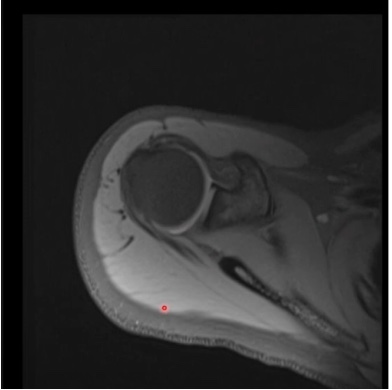
#> input picture Images/axialA.JPG, 392 x 390 px
$ python process_shoulder_mri.py
#> lines starting #> are read from the running program, lines starting #| are printed output that depends on the picture; after the words box and inside, x2 and y2 are one past the last pixel; in counts of white or black regions, pixels touching at a corner belong together
import os
import numpy as np
import matplotlib.pyplot as plt
from skimage import io, filters, morphology, measure, exposure, feature, segmentation, color
from scipy import ndimage
import pyvista as pv

def process_mri_slices(image_paths, output_folder):
    """
    Process MRI slices to create a 3D model of a shoulder from three planes with improved segmentation.

    Args:
        image_paths: Dictionary with keys 'axial', 'sagittal', 'coronal' and paths as values
        output_folder: Where to save the results
    """
#> called with output_folder = 'results'
    # Create output directories
    os.makedirs(output_folder, exist_ok=True)
    os.makedirs(os.path.join(output_folder, 'segmented'), exist_ok=True)
    os.makedirs(os.path.join(output_folder, 'models'), exist_ok=True)

    # Dictionary to store segmentation results
    segmentations = {}

    # Process each plane
    for plane, img_path in image_paths.items():
        print(f"Processing {plane} plane image: {img_path}")

        # Load image
        if not os.path.exists(img_path):
            print(f"Error: Image file not found: {img_path}")
            continue

        img = io.imread(img_path, as_gray=True)

        # Normalize image to 0-1 range
        img_norm = img.copy()
        if img_norm.max() > 0:
            img_norm = img_norm / img_norm.max()

        # IMPROVED PREPROCESSING
        # Apply CLAHE for better contrast enhancement
        img_eq = exposure.equalize_adapthist(img_norm, clip_limit=0.02)
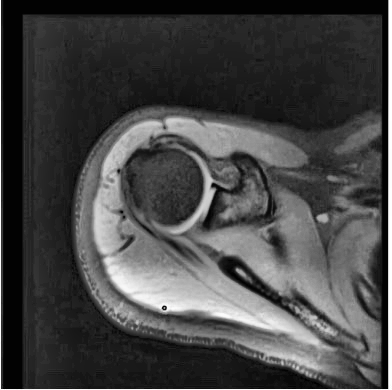
#> img_eq: shape (390, 392) float64; min 0, max 1, mean 0.271

        # Apply bilateral filter to reduce noise while preserving edges
        img_filtered = filters.gaussian(img_eq, sigma=0.5)

        # IMPROVED SEGMENTATION APPROACH
        # Use multi-Otsu thresholding to find optimal thresholds for separating tissues
        thresholds = filters.threshold_multiotsu(img_filtered, classes=4)
#> thresholds = [0.183, 0.378, 0.632]

        # Create masks for each tissue type
        background_mask = img_filtered <= thresholds[0]
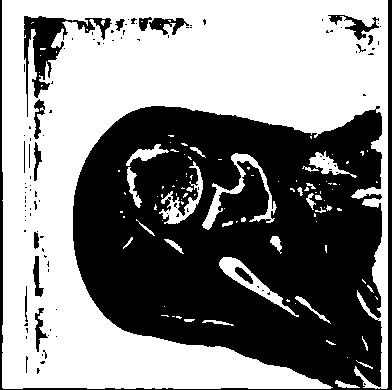
#> background_mask: shape (390, 392) bool; 53% white; 106 black regions (87 under 20 px), largest, box (x1, y1, x2, y2) and area: (0, 0, 392, 390) 67216, (24, 16, 112, 117) 2153, (328, 15, 379, 40) 399
        bone_mask = (img_filtered > thresholds[0]) & (img_filtered <= thresholds[1])
        soft_tissue_mask = (img_filtered > thresholds[1]) & (img_filtered <= thresholds[2])
        muscle_mask = img_filtered > thresholds[2]

        # IMPROVED MORPHOLOGICAL OPERATIONS
        # Clean up masks with more targeted morphological operations
        # Remove small objects
        bone_mask = morphology.remove_small_objects(bone_mask, min_size=100)
        soft_tissue_mask = morphology.remove_small_objects(soft_tissue_mask, min_size=150)
        muscle_mask = morphology.remove_small_objects(muscle_mask, min_size=80)

        # Close holes
        bone_mask = morphology.closing(bone_mask, morphology.disk(3))
        soft_tissue_mask = morphology.closing(soft_tissue_mask, morphology.disk(4))
        muscle_mask = morphology.closing(muscle_mask, morphology.disk(2))

        # Apply context-specific filtering based on anatomical knowledge
        # For example, ensure muscle areas are connected and coherent
        muscle_mask = morphology.area_opening(muscle_mask, area_threshold=50)

        # IMPROVED MASK SEPARATION
        # Ensure no overlap between masks with priority order: muscle > soft tissue > bone
        # This ensures clear boundaries between tissue types
        muscle_mask_final = muscle_mask
        soft_tissue_mask_final = soft_tissue_mask & ~muscle_mask_final
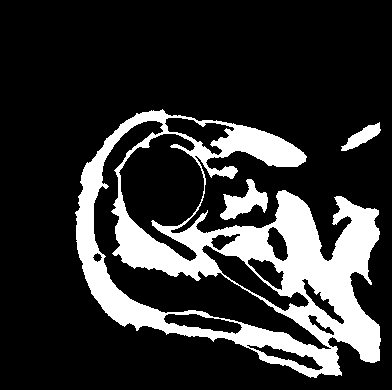
#> soft_tissue_mask_final: shape (390, 392) bool; 19.5% white; 3 white regions, box (x1, y1, x2, y2) and area: (75, 109, 381, 378) 28427, (220, 179, 268, 220) 897, (341, 122, 381, 151) 467
        bone_mask_final = bone_mask & ~soft_tissue_mask_final & ~muscle_mask_final

        # Post-processing: ensure anatomical continuity
        # For example, bones should be continuous structures
        bone_labeled = measure.label(bone_mask_final)
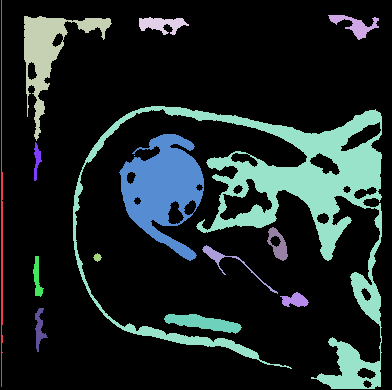
#> bone_labeled: shape (390, 392) int32; 16 distinct labels, from 0 to 15; one colour per label, 0 black
        bone_props = measure.regionprops(bone_labeled)
#> bone_props = 15 regions; largest, box (x1, y1, x2, y2) and area: (73, 106, 382, 389) 16305, (119, 134, 204, 261) 5785, (24, 16, 112, 141) 2893, (164, 314, 242, 334) 832, (1, 0, 3, 387) 548

        if len(bone_props) > 0:
            # Keep only the largest bone regions
            large_bone_labels = sorted([prop.label for prop in bone_props],
                                       key=lambda x: np.sum(bone_labeled == x),
                                       reverse=True)[:3]  # Keep top 3 largest regions
#> large_bone_labels = [5, 6, 3]

            bone_mask_final = np.isin(bone_labeled, large_bone_labels)

        # Similar process for muscle to ensure we keep only significant muscle regions
        muscle_labeled = measure.label(muscle_mask_final)
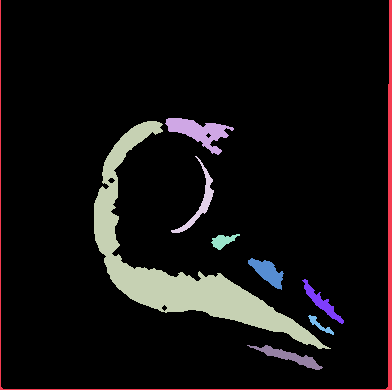
#> muscle_labeled: shape (390, 392) int32; 10 distinct labels, from 0 to 9; one colour per label, 0 black
        muscle_props = measure.regionprops(muscle_labeled)
#> muscle_props = 9 regions; largest, box (x1, y1, x2, y2) and area: (94, 121, 331, 349) 9197, (0, 0, 392, 390) 2259, (165, 118, 234, 155) 1074, (247, 345, 323, 370) 545, (248, 258, 284, 290) 541

        if len(muscle_props) > 0:
            large_muscle_labels = sorted([prop.label for prop in muscle_props],
                                        key=lambda x: np.sum(muscle_labeled == x),
                                        reverse=True)[:5]  # Keep top 5 largest regions
#> large_muscle_labels = [3, 1, 2, 9, 6]

            muscle_mask_final = np.isin(muscle_labeled, large_muscle_labels)

        # Save segmentation results
        segmentations[plane] = {
            'bone': bone_mask_final,
            'soft_tissue': soft_tissue_mask_final,
            'muscle': muscle_mask_final
        }

        # Create visualization of segmentation
        # Combined visualization with enhanced colors and opacity
        combined = np.zeros((img.shape[0], img.shape[1], 3), dtype=np.uint8)
        combined[bone_mask_final, 2] = 255  # Blue for bone
        combined[soft_tissue_mask_final, 1] = 255  # Green for soft tissue
        combined[muscle_mask_final, 0] = 255  # Red for muscle

        # Save combined visualization
        combined_output = os.path.join(output_folder, 'segmented', f"{plane}_segmentation.png")
        io.imsave(combined_output, combined)
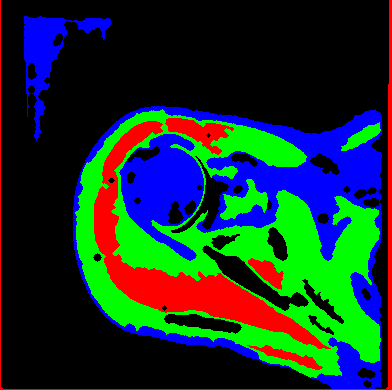
#> saved as axial_segmentation.png: shape (390, 392, 3); mean R, G, B 22.7, 49.7, 41.7

        # Create a blended visualization with original image and segmentation
        blended = color.label2rgb(
            bone_mask_final.astype(int) + soft_tissue_mask_final.astype(int)*2 + muscle_mask_final.astype(int)*3,
            img_norm,
            colors=[(0, 0, 0.8), (0, 0.8, 0), (0.8, 0, 0)],
            alpha=0.5,
            bg_label=0
        )
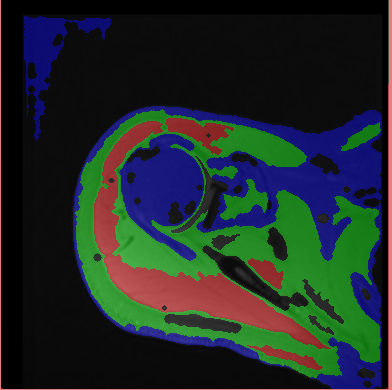
#> blended: shape (390, 392, 3) float64; mean R, G, B 0.128, 0.17, 0.157

        # Show original and segmentation results
        plt.figure(figsize=(20, 5))
        plt.subplot(151)
        plt.imshow(img, cmap='gray')
        plt.title(f'Original {plane}')

        plt.subplot(152)
        plt.imshow(img_filtered, cmap='gray')
        plt.title('Filtered Image')

        plt.subplot(153)
        plt.imshow(bone_mask_final, cmap='Blues')
        plt.title('Bone (Blue)')

        plt.subplot(154)
        plt.imshow(soft_tissue_mask_final, cmap='Greens')
        plt.title('Soft Tissue (Green)')

        plt.subplot(155)
        plt.imshow(muscle_mask_final, cmap='Reds')
        plt.title('Muscle (Red)')

        plt.tight_layout()
        plt.savefig(os.path.join(output_folder, 'segmented', f"{plane}_result.png"))

        # Additional visualization showing blended segmentation
        plt.figure(figsize=(15, 5))
        plt.subplot(131)
        plt.imshow(img, cmap='gray')
        plt.title(f'Original {plane}')

        plt.subplot(132)
        plt.imshow(combined)
        plt.title('Segmentation\nBlue: Bone, Green: Soft Tissue, Red: Muscle')

        plt.subplot(133)
        plt.imshow(blended)
        plt.title('Blended Segmentation')

        plt.tight_layout()
        plt.savefig(os.path.join(output_folder, 'segmented', f"{plane}_combined.png"))
        plt.close('all')

    # Create anatomically correct 3D shoulder model
    create_anatomical_shoulder_model(segmentations, output_folder)

    return segmentations

def create_anatomical_shoulder_model(segmentations, output_folder):
    """
    Create an anatomically correct 3D shoulder model from the three planes.

    Args:
        segmentations: Dictionary with segmentation results for each plane
        output_folder: Where to save the 3D models
    """
#> called with output_folder = 'results'
    # Check if we have all three planes
    required_planes = ['axial', 'sagittal', 'coronal']
    if not all(plane in segmentations for plane in required_planes):
        print("Error: Need all three planes for 3D reconstruction")
        return

    # Create volumes with anatomical shoulder dimensions
    # Using higher resolution for better detail
    volume_size = 196
    bone_volume = np.zeros((volume_size, volume_size, volume_size), dtype=bool)
    soft_volume = np.zeros((volume_size, volume_size, volume_size), dtype=bool)
    muscle_volume = np.zeros((volume_size, volume_size, volume_size), dtype=bool)

    # Improved anatomical parameters for shoulder structure
    # These parameters position the planes to form a proper shoulder shape
    scapula_position = int(volume_size * 0.5)  # Center of scapula
    humeral_head_center = (int(volume_size * 0.6), int(volume_size * 0.4), int(volume_size * 0.5))
    glenoid_center = (int(volume_size * 0.4), int(volume_size * 0.4), int(volume_size * 0.5))

    # IMPROVED ALIGNMENT
    # Properly align and place axial plane (top view of shoulder)
    axial_bone = segmentations['axial']['bone']
    axial_soft = segmentations['axial']['soft_tissue']
    axial_muscle = segmentations['axial']['muscle']

    # Resize to fit our volume
    axial_bone_resized = resize_binary_image(axial_bone, (volume_size, volume_size))
    axial_soft_resized = resize_binary_image(axial_soft, (volume_size, volume_size))
    axial_muscle_resized = resize_binary_image(axial_muscle, (volume_size, volume_size))

    # Position axial plane properly for shoulder anatomy with improved weighting
    for z in range(scapula_position-25, scapula_position+25):
        # Improved opacity profile for better transitions
        # Use a Gaussian weighting instead of linear
        dist = abs(z - scapula_position)
        opacity = np.exp(-(dist**2) / (2 * 10**2))  # Gaussian weighting

        # Add with Gaussian opacity away from center
        bone_volume[:, :, z] = bone_volume[:, :, z] | (axial_bone_resized & (np.random.random(axial_bone_resized.shape) < opacity))
        soft_volume[:, :, z] = soft_volume[:, :, z] | (axial_soft_resized & (np.random.random(axial_soft_resized.shape) < opacity))
        muscle_volume[:, :, z] = muscle_volume[:, :, z] | (axial_muscle_resized & (np.random.random(axial_muscle_resized.shape) < opacity))

    # Place sagittal plane (side view) with improved alignment
    sagittal_bone = segmentations['sagittal']['bone']
    sagittal_soft = segmentations['sagittal']['soft_tissue']
    sagittal_muscle = segmentations['sagittal']['muscle']

    # Resize to fit our volume
    sagittal_bone_resized = resize_binary_image(sagittal_bone, (volume_size, volume_size))
    sagittal_soft_resized = resize_binary_image(sagittal_soft, (volume_size, volume_size))
    sagittal_muscle_resized = resize_binary_image(sagittal_muscle, (volume_size, volume_size))

    # Position sagittal plane properly for shoulder anatomy with improved weighting
    for x in range(humeral_head_center[0]-25, humeral_head_center[0]+25):
        # Improved opacity profile
        dist = abs(x - humeral_head_center[0])
        opacity = np.exp(-(dist**2) / (2 * 10**2))  # Gaussian weighting

        # Add with improved opacity profile
        bone_volume[x, :, :] = bone_volume[x, :, :] | (np.rot90(sagittal_bone_resized) & (np.random.random(np.rot90(sagittal_bone_resized).shape) < opacity))
        soft_volume[x, :, :] = soft_volume[x, :, :] | (np.rot90(sagittal_soft_resized) & (np.random.random(np.rot90(sagittal_soft_resized).shape) < opacity))
        muscle_volume[x, :, :] = muscle_volume[x, :, :] | (np.rot90(sagittal_muscle_resized) & (np.random.random(np.rot90(sagittal_muscle_resized).shape) < opacity))

    # Place coronal plane (front view) with improved alignment
    coronal_bone = segmentations['coronal']['bone']
    coronal_soft = segmentations['coronal']['soft_tissue']
    coronal_muscle = segmentations['coronal']['muscle']

    # Resize to fit our volume
    coronal_bone_resized = resize_binary_image(coronal_bone, (volume_size, volume_size))
    coronal_soft_resized = resize_binary_image(coronal_soft, (volume_size, volume_size))
    coronal_muscle_resized = resize_binary_image(coronal_muscle, (volume_size, volume_size))

    # Position coronal plane properly for shoulder anatomy with improved weighting
    for y in range(glenoid_center[1]-25, glenoid_center[1]+25):
        # Improved opacity profile
        dist = abs(y - glenoid_center[1])
        opacity = np.exp(-(dist**2) / (2 * 10**2))  # Gaussian weighting

        # Add with improved opacity profile
        bone_volume[:, y, :] = bone_volume[:, y, :] | (np.rot90(coronal_bone_resized) & (np.random.random(np.rot90(coronal_bone_resized).shape) < opacity))
        soft_volume[:, y, :] = soft_volume[:, y, :] | (np.rot90(coronal_soft_resized) & (np.random.random(np.rot90(coronal_soft_resized).shape) < opacity))
        muscle_volume[:, y, :] = muscle_volume[:, y, :] | (np.rot90(coronal_muscle_resized) & (np.random.random(np.rot90(coronal_muscle_resized).shape) < opacity))

    # IMPROVED ANATOMICAL SHAPES
    # Add anatomical shoulder shapes with better definition
    # Add humeral head (ball shape) with improved anatomy
    radius = int(volume_size * 0.15)
    hh_center = humeral_head_center

    x, y, z = np.ogrid[:volume_size, :volume_size, :volume_size]
    dist_from_center = np.sqrt((x - hh_center[0])**2 + (y - hh_center[1])**2 + (z - hh_center[2])**2)

    # Create slightly elliptical humeral head (more anatomically correct)
    humeral_head = ((x - hh_center[0])**2 / (radius*1.1)**2 +
                   (y - hh_center[1])**2 / radius**2 +
                   (z - hh_center[2])**2 / radius**2) <= 1.0

    # Add glenoid fossa (socket shape) with improved shape
    radius_glenoid = int(volume_size * 0.12)
    glenoid_center_point = glenoid_center

    # Create slightly concave glenoid fossa (more anatomically correct)
    dist_from_glenoid = np.sqrt((x - glenoid_center_point[0])**2 +
                               (y - glenoid_center_point[1])**2 +
                               (z - glenoid_center_point[2])**2)

    glenoid_outer = dist_from_glenoid <= radius_glenoid
    glenoid_inner = dist_from_glenoid <= radius_glenoid - 5
    glenoid = glenoid_outer & ~glenoid_inner

    # Add anatomical elements to appropriate tissue volumes
    bone_volume = bone_volume | humeral_head | glenoid

    # IMPROVED SOFT TISSUE MODELING
    # Add rotator cuff (muscle tissue surrounding humeral head) with better definition
    rotator_cuff_outer = np.zeros_like(bone_volume)
    rotator_thickness = 15

    # Create anatomically correct rotator cuff that wraps around the humeral head
    # but doesn't completely enclose it (matches real anatomy)
    x, y, z = np.ogrid[:volume_size, :volume_size, :volume_size]

    # Create a partial spherical shell (upper part of humeral head)
    dist_from_center = np.sqrt((x - hh_center[0])**2 + (y - hh_center[1])**2 + (z - hh_center[2])**2)

    # Only cover upper part of humeral head with cuff (anatomically correct)
    upper_region = y < hh_center[1]  # Upper portion only
    rotator_cuff_outer = (dist_from_center <= radius + rotator_thickness) & (dist_from_center > radius) & upper_region

    # Add cuff to muscle volume
    muscle_volume = muscle_volume | rotator_cuff_outer

    # Add better defined soft tissue layer between bone and muscle
    soft_tissue_layer = np.zeros_like(soft_volume)
    layer_thickness = 5

    # Create a thin cartilage/soft tissue layer over bone surfaces
    dist_from_center = np.sqrt((x - hh_center[0])**2 + (y - hh_center[1])**2 + (z - hh_center[2])**2)
    soft_tissue_layer = (dist_from_center <= radius + layer_thickness) & (dist_from_center > radius)

    # Also add soft tissue around glenoid
    dist_from_glenoid = np.sqrt((x - glenoid_center_point[0])**2 +
                              (y - glenoid_center_point[1])**2 +
                              (z - glenoid_center_point[2])**2)

    glenoid_soft = (dist_from_glenoid <= radius_glenoid + layer_thickness) & (dist_from_glenoid > radius_glenoid)

    # Add layer to soft tissue volume
    soft_volume = soft_volume | soft_tissue_layer | glenoid_soft

    # IMPROVED VOLUME SMOOTHING & FINALIZATION
    # Apply more nuanced smoothing to preserve tissue boundaries
    # For bone: less smoothing to preserve structural details
    bone_volume_smooth = ndimage.gaussian_filter(bone_volume.astype(float), sigma=1.2)
    # For soft tissue: moderate smoothing
    soft_volume_smooth = ndimage.gaussian_filter(soft_volume.astype(float), sigma=1.8)
    # For muscle: more smoothing for realistic muscle appearance
    muscle_volume_smooth = ndimage.gaussian_filter(muscle_volume.astype(float), sigma=2.0)

    # Convert back to binary with appropriate thresholds
    bone_volume = bone_volume_smooth > 0.25  # Higher threshold to prevent over-smoothing
    soft_volume = soft_volume_smooth > 0.2
    muscle_volume = muscle_volume_smooth > 0.2

    # Ensure no overlap between volumes with priority
    muscle_volume_final = muscle_volume
    soft_volume_final = soft_volume & ~muscle_volume_final
    bone_volume_final = bone_volume & ~soft_volume_final & ~muscle_volume_final

    # Create meshes using marching cubes algorithm
    print("Creating 3D meshes of anatomical shoulder...")

    # Bone mesh with improved smoothing
    try:
        bone_verts, bone_faces, _, _ = measure.marching_cubes(bone_volume_final)
        bone_mesh = pv.PolyData(bone_verts, faces=np.column_stack(([3] * len(bone_faces), bone_faces)))
        # Heavier smoothing for bone to get anatomical smoothness but preserve features
        bone_mesh = bone_mesh.smooth(n_iter=20, relaxation_factor=0.2)
        bone_mesh.save(os.path.join(output_folder, 'models', 'shoulder_bone.stl'))
        print("Saved bone model")
    except Exception as e:
        print(f"Error creating bone mesh: {e}")

    # Soft tissue mesh with improved smoothing
    try:
        soft_verts, soft_faces, _, _ = measure.marching_cubes(soft_volume_final)
        soft_mesh = pv.PolyData(soft_verts, faces=np.column_stack(([3] * len(soft_faces), soft_faces)))
        soft_mesh = soft_mesh.smooth(n_iter=18, relaxation_factor=0.25)
        soft_mesh.save(os.path.join(output_folder, 'models', 'shoulder_soft_tissue.stl'))
        print("Saved soft tissue model")
    except Exception as e:
        print(f"Error creating soft tissue mesh: {e}")

    # Muscle mesh with improved smoothing
    try:
        muscle_verts, muscle_faces, _, _ = measure.marching_cubes(muscle_volume_final)
        muscle_mesh = pv.PolyData(muscle_verts, faces=np.column_stack(([3] * len(muscle_faces), muscle_faces)))
        muscle_mesh = muscle_mesh.smooth(n_iter=25, relaxation_factor=0.3)  # More smoothing for muscles
        muscle_mesh.save(os.path.join(output_folder, 'models', 'shoulder_muscle.stl'))
        print("Saved muscle model")
    except Exception as e:
        print(f"Error creating muscle mesh: {e}")

    # Create anatomically correct visualization of the 3D shoulder model
    try:
        p = pv.Plotter(off_screen=True)

        # Add meshes with anatomically correct colors and better opacity
        p.add_mesh(bone_mesh, color='ivory', opacity=1.0, label='Bone (Blue)')
        p.add_mesh(soft_mesh, color='lightpink', opacity=0.7, label='Soft Tissue (Green)')
        p.add_mesh(muscle_mesh, color='firebrick', opacity=0.8, label='Muscle (Red)')

        # Set better camera angle for shoulder visualization
        p.camera_position = [(200, 200, 200), (volume_size/2, volume_size/2, volume_size/2), (0, 0, 1)]
        p.add_legend()

        # Save the visualization
        p.screenshot(os.path.join(output_folder, 'models', 'shoulder_3d_model.png'), window_size=(1200, 1000))
        print("Created anatomical shoulder visualization")

        # Create separate visualizations for each tissue
        for tissue, mesh, color, name in [
            ('bone', bone_mesh, 'ivory', 'Shoulder Bone'),
            ('soft_tissue', soft_mesh, 'lightpink', 'Shoulder Soft Tissue'),
            ('muscle', muscle_mesh, 'firebrick', 'Shoulder Muscles')
        ]:
            p_single = pv.Plotter(off_screen=True)
            p_single.add_mesh(mesh, color=color, opacity=1.0, label=name)
            p_single.camera_position = [(200, 200, 200), (volume_size/2, volume_size/2, volume_size/2), (0, 0, 1)]
            p_single.screenshot(os.path.join(output_folder, 'models', f'shoulder_{tissue}.png'), window_size=(1000, 1000))

    except Exception as e:
        print(f"Error creating visualization: {e}")

def resize_binary_image(binary_image, target_size):
    """Resize a binary image to a target size"""
    from skimage.transform import resize
    resized = resize(binary_image.astype(float), target_size, order=0, mode='constant', anti_aliasing=False)
    return resized > 0.5

if __name__ == "__main__":
    print("Script is starting...")

    # Define paths to your MRI images
    image_paths = {
        'axial': 'Images/axialA.JPG',
        'sagittal': 'Images/sagittalA.JPG',
        'coronal': 'Images/coronalA.JPG'
    }

    # Output folder
    output_folder = 'results'

    # Process the MRI slices
    print("Starting processing...")
    process_mri_slices(image_paths, output_folder)
#> (the call stopped at in create_anatomical_shoulder_model, `bone_mesh = pv.PolyData(bone_verts, faces=np.column_stack(([3] * len(b..`: pyvista is not available in this run)

    print("\nProcessing complete! Results saved to", output_folder)
